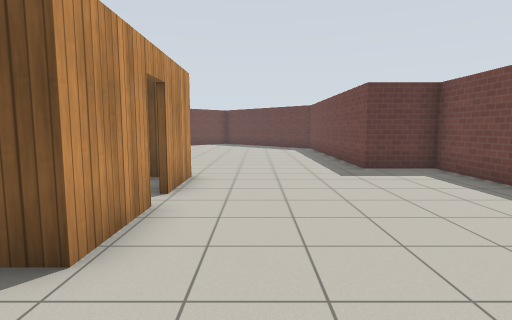
View 1 (above)

13 first-person views from a walk through a world built for the Gazebo simulator. The camera is 1.2 m above the floor, tilts 6° down and sees 80° across. The floor is counted in squares, 1 m on a side. Each view is taken from the middle of a square. On the plan, view 1 faces up. The plan holds only what a view shows up to about 13 squares ahead; the rest is blank. Simple patterns stand in for the simulator's built-in surfaces.

View 2
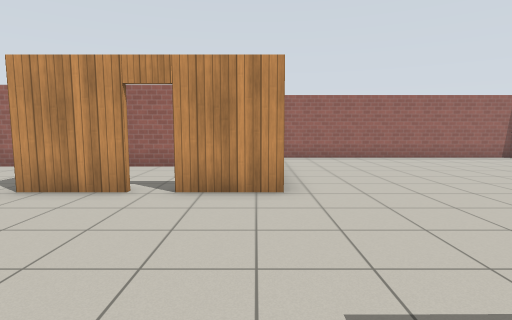

View 3
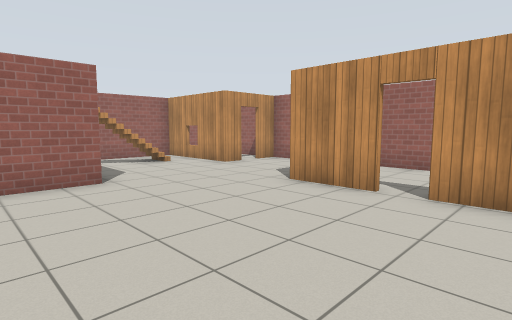

View 4
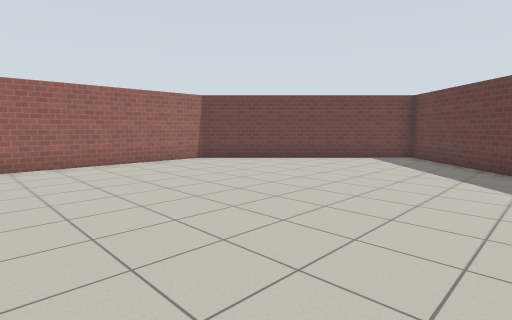

View 5
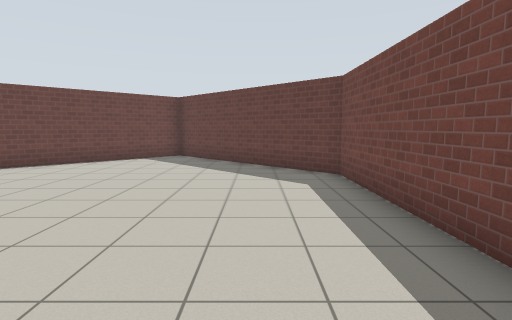

View 6
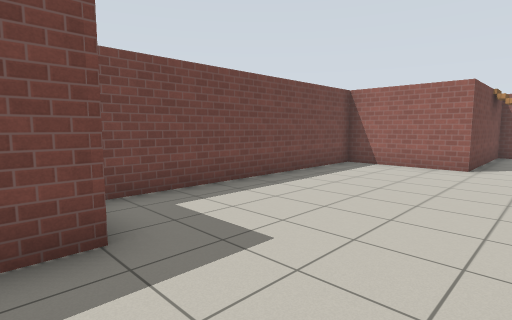

View 7
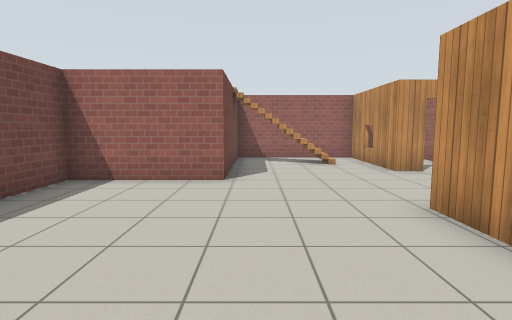

View 8
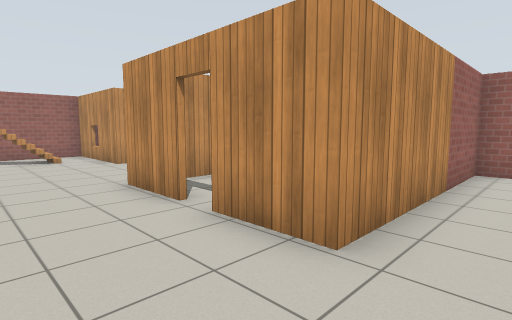

View 9
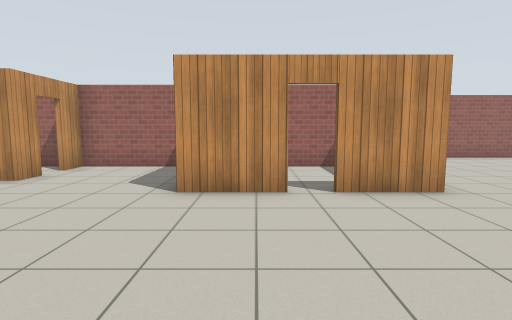

View 10
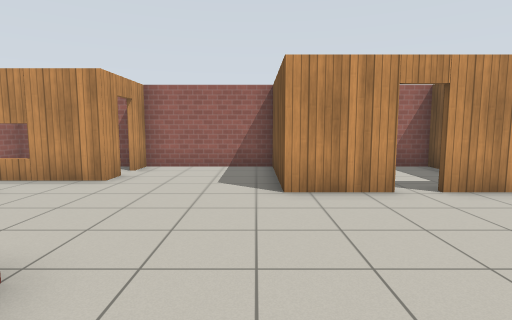

View 11
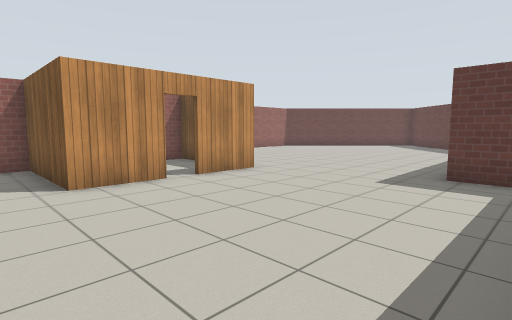

View 12
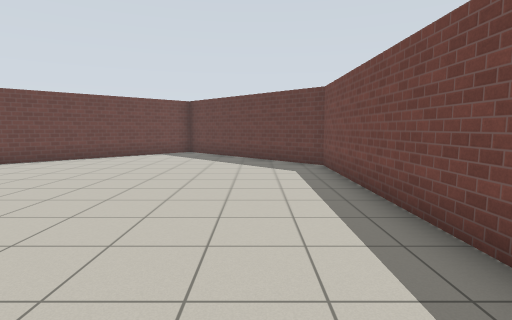

View 13
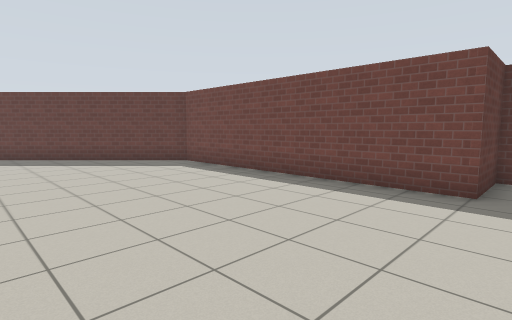

### Floor plan
Points are (right, up) in squares from view 1. A wall is a line through its corners. A room is listed if a view was taken in it or the views show most of it. See-through windows are left out.
Room 1 (views 1, 2, 3, 4, 5, 6, 7, 8, 9, 10, 11, 12, 13)
walls: (-1.6, 4.6) (-1.6, 2.5) (-5.5, 2.5) (-5.5, -1.4) (-4.5, -1.4); (-3.8, -1.4) (-2.9, -1.4) (-2.9, -5.4); (-3, -5.3) (1.7, -5.3) (1.7, 0) (5.3, 0) (5.3, 8.9) (3.2, 8.9) (3.2, 17.8) (-2.3, 23.3) (-8.3, 17.3) (-8.3, 7.5) (-1.6, 7.5) (-1.6, 5.4)
ways out: open door at (-2, 5) to room 2; open door at (-4, -1.5)
Room 2 (no view inside)
walls: (-3.8, 2.7) (-2.9, 2.7); (-4.5, 7.4) (-5.5, 7.4) (-5.5, 3)
ways out: open door at (-2, 5) to room 1

Positions as (right, up) in squares from view 1, and headings:
1: (0, 0), facing up
2: (4, 7), facing left
3: (4, 7), facing down-left
4: (2, 10), facing up-left
5: (1, 10), facing up
6: (0, 10), facing down-right
7: (1, 7), facing down
8: (1, 9), facing down-left
9: (4, 4), facing left
10: (4, 2), facing left
11: (5, 1), facing up-left
12: (1, 8), facing up
13: (-3, 8), facing up-right
